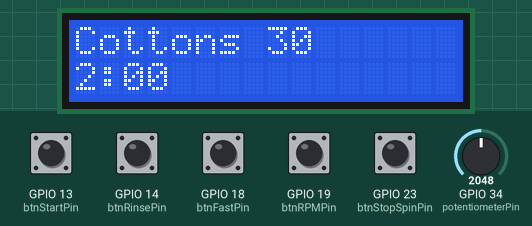
Simulated run of this sketch. Board: ESP32. On the bench: 16×2 character LCD. The inputs (shaded band) are chosen by the test bench; at power-on: GPIO 13 (btnStartPin), GPIO 14 (btnRinsePin), GPIO 18 (btnFastPin), GPIO 19 (btnRPMPin), GPIO 23 (btnStopSpinPin) HIGH, GPIO 34 (potentiometerPin) = 2048.

Above: at 2.2 s.
2.3 s: GPIO 34 (potentiometerPin) set to 2866
At 3.7 s:
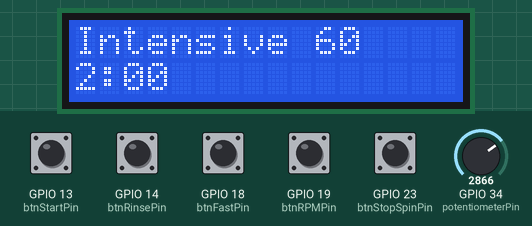
4.0 s: GPIO 13 (btnStartPin) pulled LOW for 0.15 s
At 5.3 s:
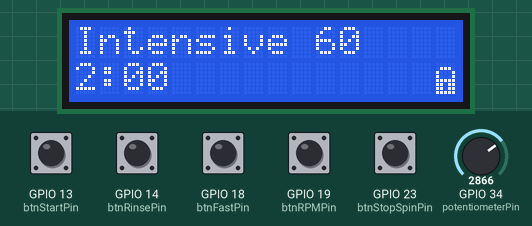
6.0 s: GPIO 34 (potentiometerPin) set to 2088
At 8.7 s:
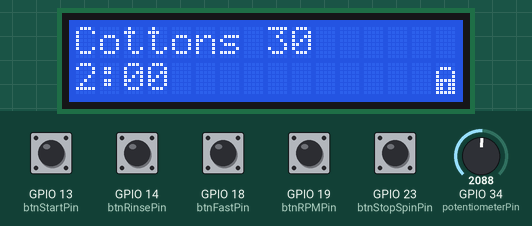
9.0 s: GPIO 34 (potentiometerPin) set to 2021
At 11.9 s:
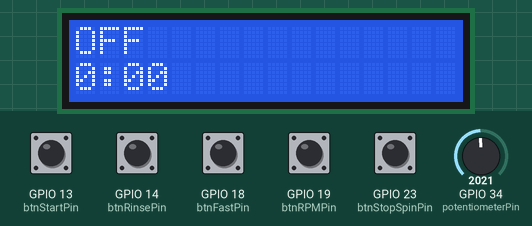
12.0 s: GPIO 14 (btnRinsePin) pulled LOW for 1 s
At 13.1 s:
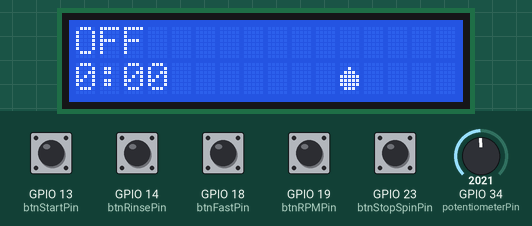
14.5 s: GPIO 18 (btnFastPin) pulled LOW for 1 s
At 15.2 s:
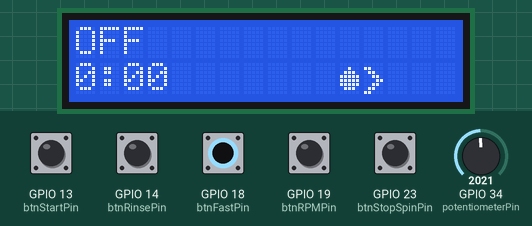
Timing chart, 0 to 17.5 s (numbered marks = the images above; inputs shaded):
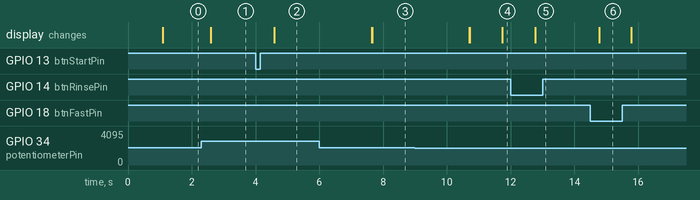

The sketch:

WashingMachineProgrammerSim.ino
```cpp
#include <string>
#include "LiquidCrystal_I2C.h"

#define POT_READ_INTERVAL 500  // Read potentiometer every 500ms

LiquidCrystal_I2C lcd(0x27, 16, 2);

unsigned long previousMillis = 0;

const int potentiometerPin = 34;
int potentiometerValue = 0;
int newValue = 7;
int value;

//water drop
byte rinseChar[] = {
  B00000,
  B00100,
  B01110,
  B11111,
  B11111,
  B11111,
  B01110,
  B00000
};

//right arrow
byte fastChar[] = {
  B00000,
  B11000,
  B01100,
  B00110,
  B00011,
  B00110,
  B01100,
  B11000
};

//arrow down
byte RPMChar[] = {
  B00000,
  B00100,
  B00100,
  B00100,
  B11111,
  B01110,
  B00100,
  B00000
};

//snail
byte stopSpinChar[] = {
  B00000,
  B00000,
  B01100,
  B10010,
  B10100,
  B10001,
  B01110,
  B00000
};

//padlock
byte lockChar[] = {
  B00000,
  B01110,
  B10001,
  B10001,
  B11111,
  B11011,
  B11011,
  B11111
};

const String programmes[16]=
{
  "Drain",
  "Wool 30",
  "Hand-wash cold",
  "Delicates 30",
  "Synthetics 60",
  "Synthetics 40",
  "Synthetics 30",
  "OFF",
	"Cottons 30",
  "Cottons 40",
  "Cottons 60",
  "Intensive 60",
  "Cottons 90",
  "Pre-wash 60",
  "Rinse",
  "Spin"
};

//array with hours of programmes
int hours[16]={
  0,
  0,
  0,
  2,
  2,
  2,
  2,
  0,
  2,
  2,
  2,
  2,
  2,
  2,
  0,
  0
};

//array with minutes of programmes
int minutes[16]={
  1,
  45,
  45,
  0,
  0,
  0,
  0,
  0,
  0,
  0,
  0,
  0,
  0,
  0,
  20,
  10
};

int btnStart;
int btnRinse;
int btnFast;
int btnRPM;
int btnStopSpin;

const int btnStartPin = 13;
const int btnRinsePin = 14;
const int btnFastPin = 18;
const int btnRPMPin = 19;
const int btnStopSpinPin = 23;

bool btnStartPressed = false;
bool btnRinsePressed = false;
bool btnFastPressed = false;
bool btnRPMPressed = false;
bool btnStopSpinPressed = false;

String functions = "";

void setup() {
  //init display
  lcd.init();
  lcd.backlight();

  //setup tact switches
  pinMode(btnStartPin, INPUT_PULLUP);
  pinMode(btnRinsePin, INPUT_PULLUP);
  pinMode(btnFastPin, INPUT_PULLUP);
  pinMode(btnRPMPin, INPUT_PULLUP);
  pinMode(btnStopSpinPin, INPUT_PULLUP);

  Serial.begin(115200);
  delay(1000);
}

void loop() {
  //check state of tact switches
  btnStart = digitalRead(btnStartPin);
  checkIfButtonIsPressed(btnStart, btnStartPressed);
  btnRinse = digitalRead(btnRinsePin);
  checkIfButtonIsPressed(btnRinse, btnRinsePressed);
  btnFast = digitalRead(btnFastPin);
  checkIfButtonIsPressed(btnFast, btnFastPressed);
  btnRPM = digitalRead(btnRPMPin);
  checkIfButtonIsPressed(btnRPM, btnRPMPressed);
  btnStopSpin = digitalRead(btnStopSpinPin);
  checkIfButtonIsPressed(btnStopSpin, btnStopSpinPressed);

  unsigned long currentMillis = millis();

  if (currentMillis - previousMillis >= POT_READ_INTERVAL) {
    previousMillis = currentMillis;
    // programme name, based on potentiometer
    potentiometerValue = analogRead(potentiometerPin);
    value = potentiometerValue / 256;

    if (btnStartPressed){
      //print lock symbol
      lcd.createChar(0, lockChar);
      lcd.setCursor(15, 1);
      lcd.write(0);

      timer(newValue);
    }
    else{
      lcd.setCursor(15, 1);
      lcd.print(" ");
    }

    if (btnRinsePressed){
      lcd.createChar(1, rinseChar);
      lcd.setCursor(11, 1);
      lcd.write(1);
    }
    else{
      lcd.setCursor(11, 1);
      lcd.print(" ");
    }
    if(btnFastPressed){
      lcd.createChar(2, fastChar);
      lcd.setCursor(12, 1);
      lcd.write(2);
    }
    else{
      lcd.setCursor(12, 1);
      lcd.print(" ");
    }
    if (btnRPMPressed){
      lcd.createChar(3, RPMChar);
      lcd.setCursor(13, 1);
      lcd.write(3);
    }
    else{
      lcd.setCursor(13, 1);
      lcd.print(" ");
    }
    if (btnStopSpinPressed){
      lcd.createChar(4, stopSpinChar);
      lcd.setCursor(14, 1);
      lcd.write(4);
    }
    else{
      lcd.setCursor(14, 1);
      lcd.print(" ");
    }

    if (newValue != value){
      newValue = value;
      lcd.clear();
      printProgramme(newValue);
    }
  }
}

void checkIfButtonIsPressed(int& btn, bool& pressed){
  if (btn == 0){
  	pressed = !pressed;
    delay(20);
  }
}

void printProgramme(int position){
  //programme name printed in first line
  lcd.print(programmes[position]);
  printTime(position);
}

void printTime(int position){
  //time left printed in second line
  lcd.setCursor(0, 1);

  lcd.print(hours[position]);
  lcd.print(":");
  if (minutes[position] < 10){
    lcd.print(0);
  }
  lcd.print(minutes[position]);
}

//count from 60 to 0
int secs = 60;

void timer(int i){
	delay(1000);
	secs--;

  //if it's end of programme
  if (minutes[i] == 0 && hours[i] == 0) {
      btnStartPressed = false;
      return;
	}

  //each minute
	if (secs == 0) {
		secs = 60;

    //0 minutes left but some hours
		if (minutes[i] == 0) {
			minutes[i] = 59;
			hours[i]--;
		}

    //decrease minute
		else {
			minutes[i]--;
		}

    printTime(i);
	}
}
```

Measured:
- the behaviour switches between 2048 and 2047 on GPIO 34 (potentiometerPin) (found by bisection; images 3 and 4)
- after the input at 2.3 s, the display: changes after 0.29 s (image 1)
- after the input at 4.0 s, the display: changes after 0.59 s (image 2)
- after the input at 6.0 s, the display: first changes after 1.6 s (image 3 shows a later state)
- after the input at 9.0 s, the display: changes after 1.7 s (image 4)
- after the input at 12.0 s, the display: changes after 0.77 s (image 5)
- after the input at 14.5 s, the display: changes after 0.29 s (image 6)
